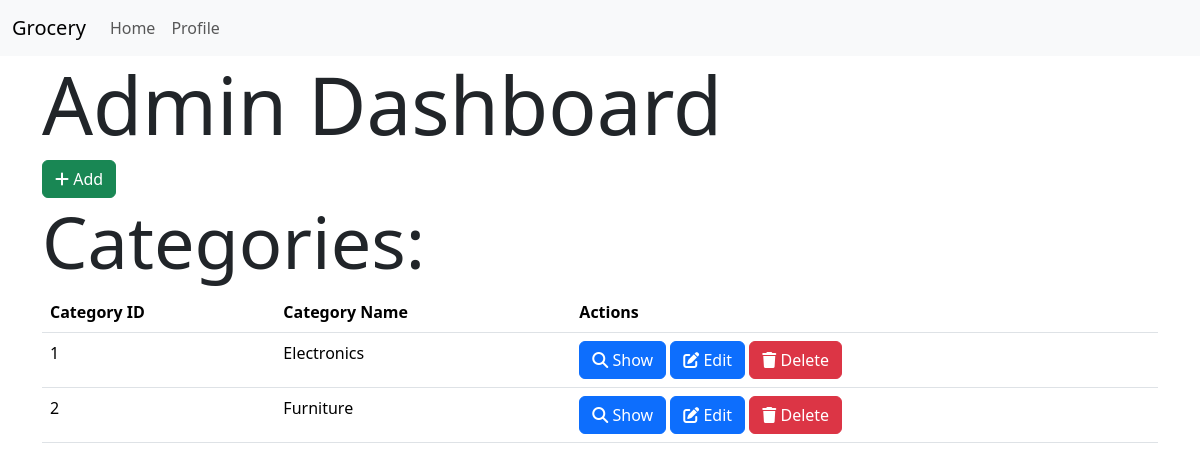
Page /admin (signed in) on the earlier database version.
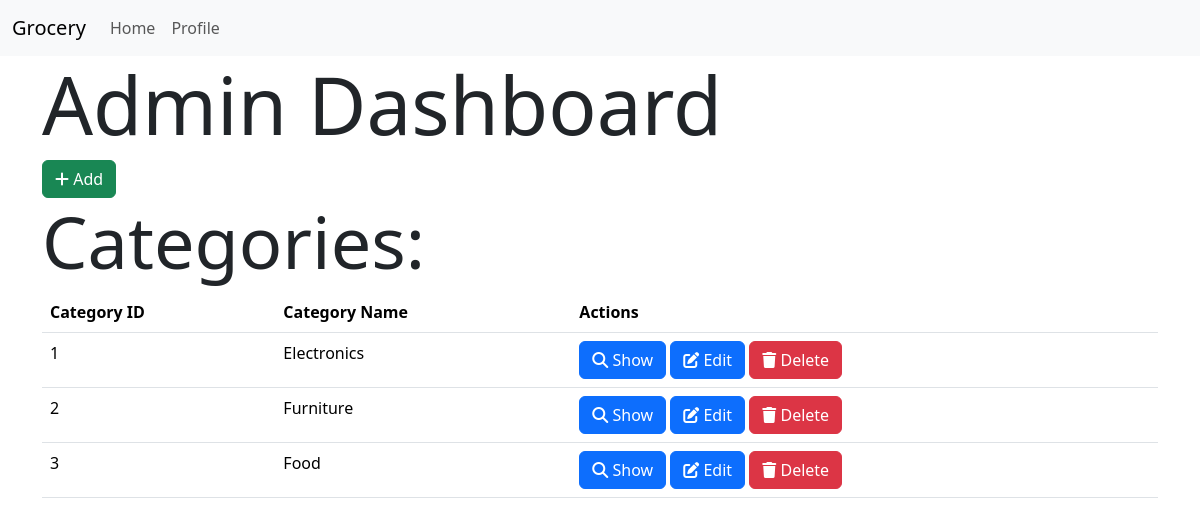
Same page on the later database version.
### models.py (models this page shows)
class Category(db.Model):
    id = db.Column(db.Integer,primary_key=True)
    name=db.Column(db.String(32),unique=True)
    products=db.relationship('Product',backref='category',lazy=True, cascade='all, delete-orphan')

### routes.py (the view)
@app.route('/admin')
@admin_required
def admin():
    categories = Category.query.all()
    return render_template('admin.html', categories=categories)

### routes.py (called while the page is built)
def admin_required(func):
    @wraps(func)
    def inner(*args, **kwargs):
        if 'user_id' not in session:
            flash('Please login to continue')
            return redirect(url_for('login'))
        user = User.query.get(session['user_id'])
        if not user.is_admin:
            flash('You are not authorized to access this page')
            return redirect(url_for('index'))
        return func(*args, **kwargs)
    return inner

### templates/admin.html (shortened to what this page needs)
{% extends 'layout.html' %}
 {% block content %}
 <h1 class="display-1">Admin Dashboard</h1>
 <a href="{{url_for('add_category')}}" class="btn btn-success">
     <i class="fas fa-plus    "></i>
     Add
 </a>
 <h2 class="display-2">Categories:</h2>
 <table class="table">
     <thead>
         <tr>
             <th>Category ID</th>
             <th>Category Name</th>
             <th>Actions</th>
         </tr>
     </thead>
     <tbody>
         {% for category in categories %}
         <tr>
             <td>{{category.id}}</td>
             <td>{{category.name}}</td>
             <td>
                 <a href="{{url_for('show_category', id=category.id)}}" class="btn btn-primary">
                     <i class="fas fa-search    "></i>
                     Show
                 </a>
                 <a href="{{url_for('edit_category', id=category.id)}}" class="btn btn-primary">
                     <i class="fas fa-edit    "></i>
                     Edit
                 </a>
                 <a href="{{url_for('delete_category', id=category.id)}}" class="btn btn-danger">
                     <i class="fas fa-trash    "></i>
                     Delete
                 </a>
             </td>
         </tr>
         {% endfor %}
     </tbody>
 </table>
 {% endblock %}

Differences in the rows shown:
added Category: id "3", name "Food"
